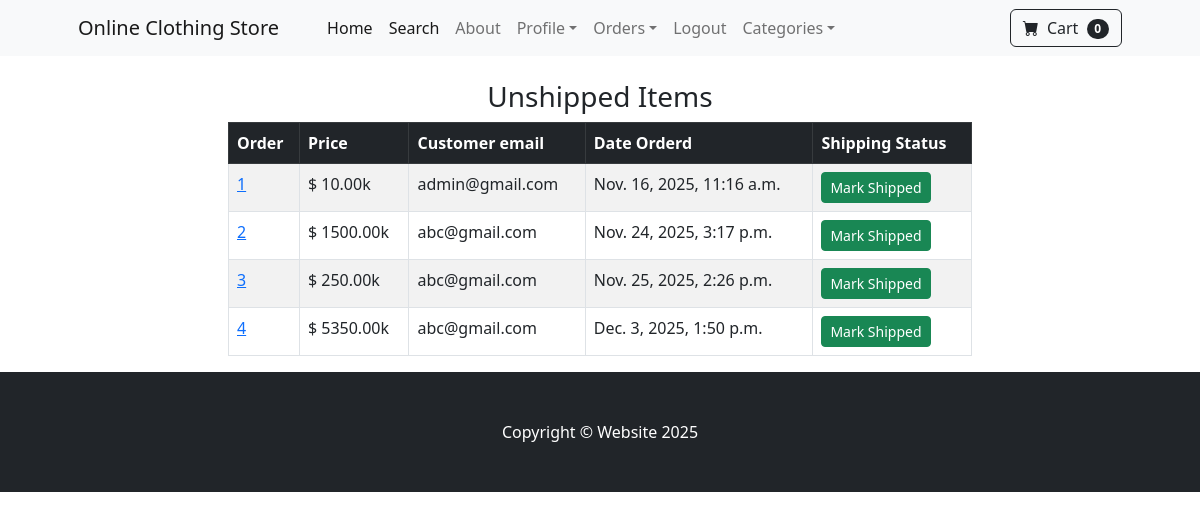
The page /payment/not_shipped_dash (signed in) on the database as committed earlier.
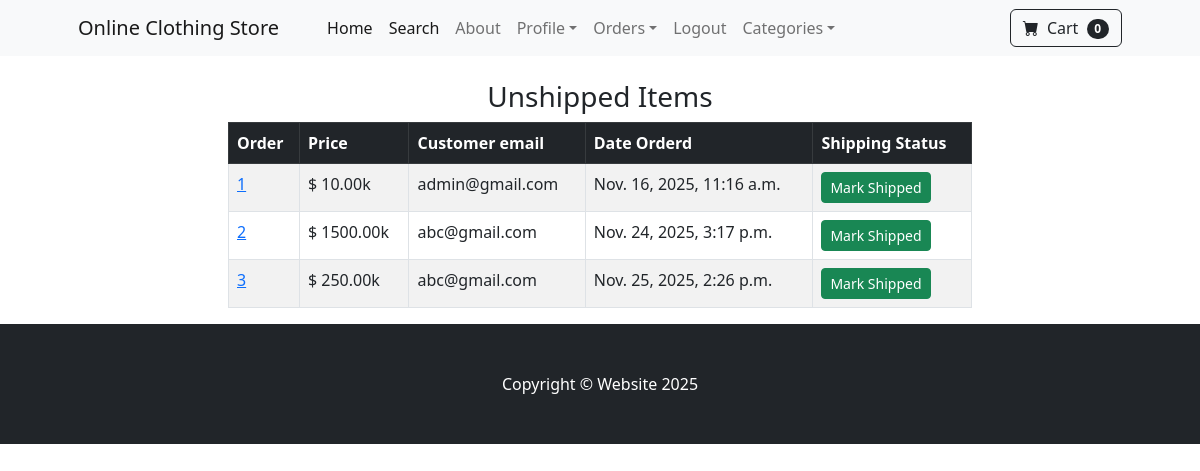
The same page on the database as committed later.
### payment/models.py (models this page shows, shortened)
class Order(models.Model):
    user = models.ForeignKey(User, on_delete=models.CASCADE, null=True, blank=True)#foreign key
    full_name = models.CharField(max_length=100)
    email = models.CharField(max_length=100)
    shipping_address = models.TextField(max_length=20000)
    amount_paid = models.DecimalField(max_digits=100,decimal_places=2)
    date_ordered = models.DateTimeField(auto_now_add=True)
    shipped = models.BooleanField(default=False)
    date_shipped = models.DateTimeField(blank=True,null=True,)

### payment/views.py (the view, shortened to what this page needs)
# urls.py: path('not_shipped_dash',views.not_shipped_dash,name="not_shipped_dash"),
def not_shipped_dash(request):
    if request.user.is_authenticated and request.user.is_superuser:
        orders = Order.objects.filter(shipped = False)
        return render(request, 'payment/not_shipped_dash.html', {"orders" : orders})
    else:
        messages.success(request,"Accesss denied!")
        return redirect('home')

### cart/cart.py (called while the page is built)
    def __len__(self):
        return len(self.cart)

### cart/context_processors.py (called while the page is built)
def cart(request):
    return {'cart' : Cart(request)}

### payment/templates/payment/not_shipped_dash.html (shortened to what this page needs)
{% extends "base.html" %}
{% block content %}
        <br>
        <div class="container">
            <div class="row">
                <center>
                    <div class="col-8">
                       <h3> Unshipped Items </h3>
<table class="table table-striped table-hover table-bordered">
  <thead class="table-dark">
    <tr>
      <th scope="col">Order</th>
      <th scope="col">Price</th>
      <th scope="col">Customer email</th>
      <th scope="col">Date Orderd</th>
      <th scope="col">Shipping Status</th>
    </tr>
  </thead>
  <tbody>
    {% for item in orders %}
    <tr>
      <td><a href=" {% url "orders" item.id %} ">{{item.id}}</a></td>
      <td>$ {{item.amount_paid}}k</td>
      <td>{{item.email}}</td>
      <td>{{item.date_ordered}}</td>
      <td>
        <form action="" method="POST">
          <button type="Submit" class="btn btn-success btn-sm">Mark Shipped</button>
        </form>
      </td>
    </tr>
    {% endfor %}
  </tbody>
</table>
                    </div>
                </center>
            </div>
        </div>
{% endblock content %}

Rows that differ between the two databases and show on the page:
no longer on this page (row edited): Order: id "4", amount_paid "5350.00", email "abc@gmail.com", date_ordered "Dec. 3, 2025, 1:50 p.m."
